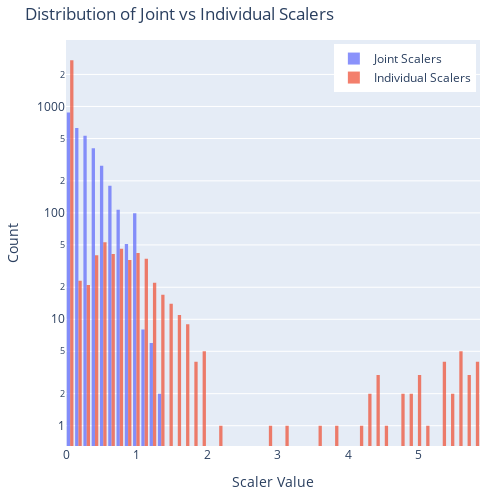

The code cell stored with this chart in its notebook:
### Code cell
# Plot joint and individual scalers
# Create common bins for both histograms
all_values = np.concatenate([joint_scalers, individual_scalers])
bins = np.histogram_bin_edges(all_values, bins=50)

fig = go.Figure()
fig.add_trace(go.Histogram(
    x=joint_scalers,
    name='Joint Scalers',
    opacity=0.75,
    xbins=dict(
        start=bins[0],
        end=bins[-1],
        size=(bins[1]-bins[0])
    ),
    nbinsx=50
))
fig.add_trace(go.Histogram(
    x=individual_scalers,
    name='Individual Scalers',
    opacity=0.75,
    xbins=dict(
        start=bins[0],
        end=bins[-1],
        size=(bins[1]-bins[0])
    ),
    nbinsx=50
))
fig.update_layout(
    title='Distribution of Joint vs Individual Scalers',
    xaxis_title='Scaler Value',
    yaxis_title='Count',
    yaxis_type='log',
    barmode='group',
    width=500,
    height=500
)
fig.update_layout(
    legend=dict(
        yanchor="top",
        y=0.99,
        xanchor="right",
        x=0.99
    )
)
fig.update_layout(margin=dict(l=20, r=20, t=40, b=20))

fig.show()

### Figure 1 — Plotly figure (JSON) as saved in the notebook; plotly's stock layout.template omitted (floating-point values rounded to 4 significant figures; data arrays with more than 128 entries replaced by an {"elided": "..."} marker saying what was removed)
{"data": [{"name": "Joint Scalers", "nbinsx": 50, "opacity": 0.75, "type": "histogram", "x": {"elided": "3176 float values"}, "xbins": {"end": 5.866, "size": 0.1173, "start": 1.532e-05}}, {"name": "Individual Scalers", "nbinsx": 50, "opacity": 0.75, "type": "histogram", "x": {"elided": "3176 float values"}, "xbins": {"end": 5.866, "size": 0.1173, "start": 1.532e-05}}], "layout": {"barmode": "group", "height": 500, "legend": {"x": 0.99, "xanchor": "right", "y": 0.99, "yanchor": "top"}, "margin": {"b": 20, "l": 20, "r": 20, "t": 40}, "title": {"text": "Distribution of Joint vs Individual Scalers"}, "width": 500, "xaxis": {"title": {"text": "Scaler Value"}}, "yaxis": {"title": {"text": "Count"}, "type": "log"}}}
